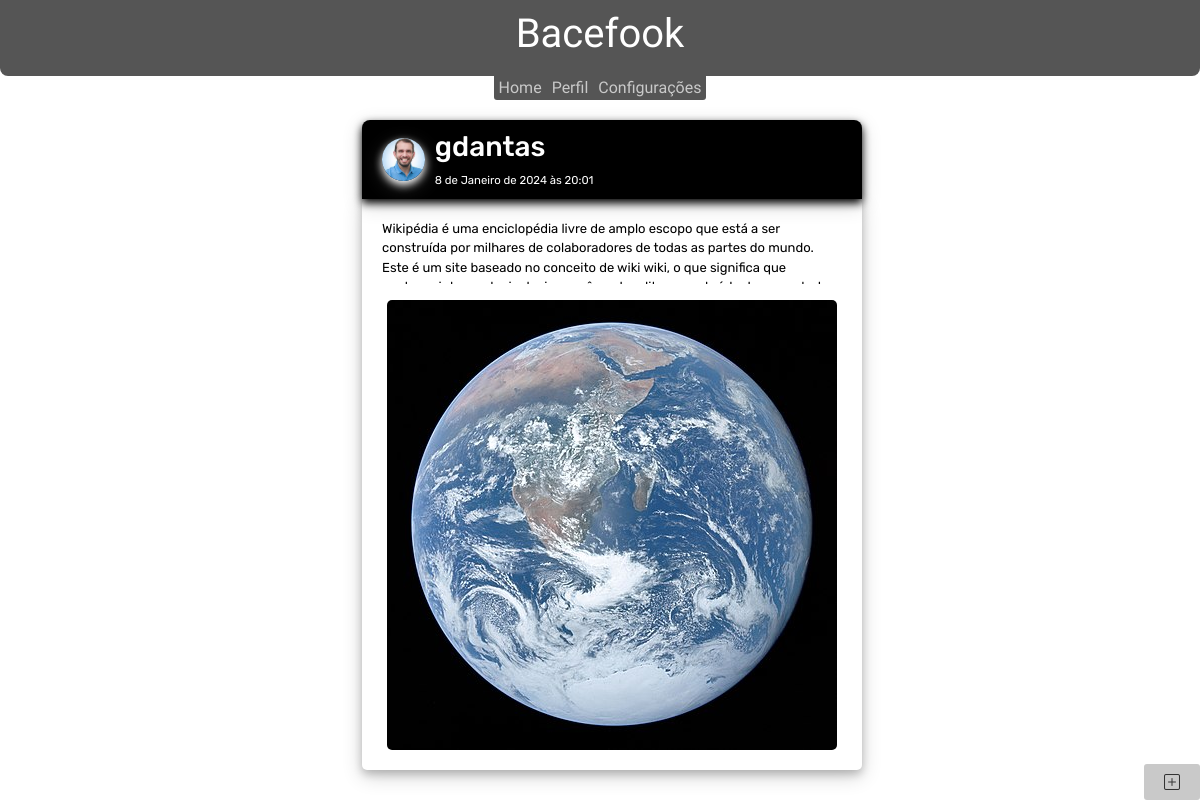
The app's page /post/11 (signed in) with its own data.
### plataforma/models.py (models this page shows, shortened)
class Post(models.Model):
    author = models.ForeignKey(settings.AUTH_USER_MODEL, on_delete=models.CASCADE)
    text = models.TextField()
    created_date = models.DateTimeField(default=timezone.now)#conferir
    published_date = models.DateTimeField(blank= True, null = True)
    image = models.ImageField(null=True, blank=True, upload_to='images/')

### usuarios/models.py (models this page shows, shortened)
class user_profile(models.Model):
    profile_user = models.OneToOneField(User, on_delete=models.CASCADE)
    profile_image = models.ImageField(blank=True, null=True, upload_to="profile_images")
    bio = models.TextField(max_length=240)
    gender = models.CharField(choices=gender_choices, max_length=10)
    nickname = models.CharField(max_length=20)
    name = models.CharField(max_length=20)
    surname = models.CharField(max_length=50)

### plataforma/views.py (the view)
# urls.py: path('post/<int:id>', views.detail_post, name = 'detail_post'),
@login_required(login_url='/user/login/')
def detail_post(request, id):
    post = get_object_or_404(Post,id=id)
    return render(request, "plataforma/detail_post.html", {'post': post})

### plataforma/context_processor.py (called while the page is built)
def user_data(request):
    user = request.user
    if user.is_authenticated:
        user_data_processor = {
            'nickname': user.user_profile.nickname,
        }
    else:
        user_data_processor = {}
    return {'user_data_processor': user_data_processor}

### plataforma/templates/plataforma/detail_post.html
{% extends 'plataforma/base.html' %}
{% block content %}
<div class="post">
    <div class="post-profile-info">
        {% if post.author.user_profile.profile_image %}
            <img src="{{post.author.user_profile.profile_image.url}}">
        {% else %}
            <img src="/media/no_user.png">
        {% endif %}
        <div class="author-date">
            {% if post.author.user_profile.nickname %}
                <h3>{{post.author.user_profile.nickname}}</h3>
            {% else %}
                <h3>anonymous user</h3>
            {% endif %}
            <small>{{post.published_date}}</small>
        </div>
    </div>
    <div class="post-text-image">
        <p><a href="{% url 'detail_post' id=post.id %}" >{{post.text}}</a></p>
        {% if post.image %}
            <div class="image-container">
                <a href="{{post.image.url}}"><img src="{{post.image.url}}" class="centered-image"></a>
            </div>
        {% endif %}
    </div>
</div>
{% endblock %}

### plataforma/static/css/styles.css (style rules this page uses)
* { padding: 0; margin: 0; box-sizing: border-box; }
.post { display: block; margin-bottom: 20px; border-radius: 5px; font-family: 'Rubik', sans-serif; font-size: small; color: black; text-decoration: none; width: 500px; max-height: 900px; }
.image-container { text-align: center; }
.centered-image { display: inline-block; max-width: 100%; max-height: 600px; border-radius: 5px; }
.post-profile-info { display: flex; align-items: center; width: 100%; padding-top: 10px; padding-bottom: 10px; margin: 0; background-color: black; border-top-right-radius: 8px; border-top-left-radius: 8px; box-shadow: 0 4px 8px 0 rgb(0, 0, 0), 0 6px 20px 0 rgba(0,0,0,0.19); }
.post-profile-info>img { width: 50px; border-radius: 50%; overflow: hidden; margin-right: 10px; margin-left: 20px; box-shadow: 0 4px 8px 0 rgb(255, 255, 255), 0 6px 20px 0 rgba(255, 255, 255, 0.19); }
.author-date { display: flex; flex-direction: column; width: 100%; color: white; }
.post-text-image { padding: 20px; box-shadow: 0 4px 8px 0 rgba(0,0,0,0.2), 0 6px 20px 0 rgba(0,0,0,0.19); border-radius: 5px; }
.post-text-image>p { max-height: 5em; overflow: hidden; overflow-y: auto; white-space: pre-line; }
.post-text-image>p>a { color: black; text-decoration: none; }

### records on screen
Post: author.user_profile.profile_image (picture), author.user_profile.nickname "gdantas", published_date "8 de Janeiro de 2024 às 20:01", text "Wikipédia é uma enciclopédia livre de amplo escopo que está a ser construída por milhares de colaboradores de todas as partes do mundo. Este é um site baseado no conceito de wiki wiki, o que significa que…", image (picture)
